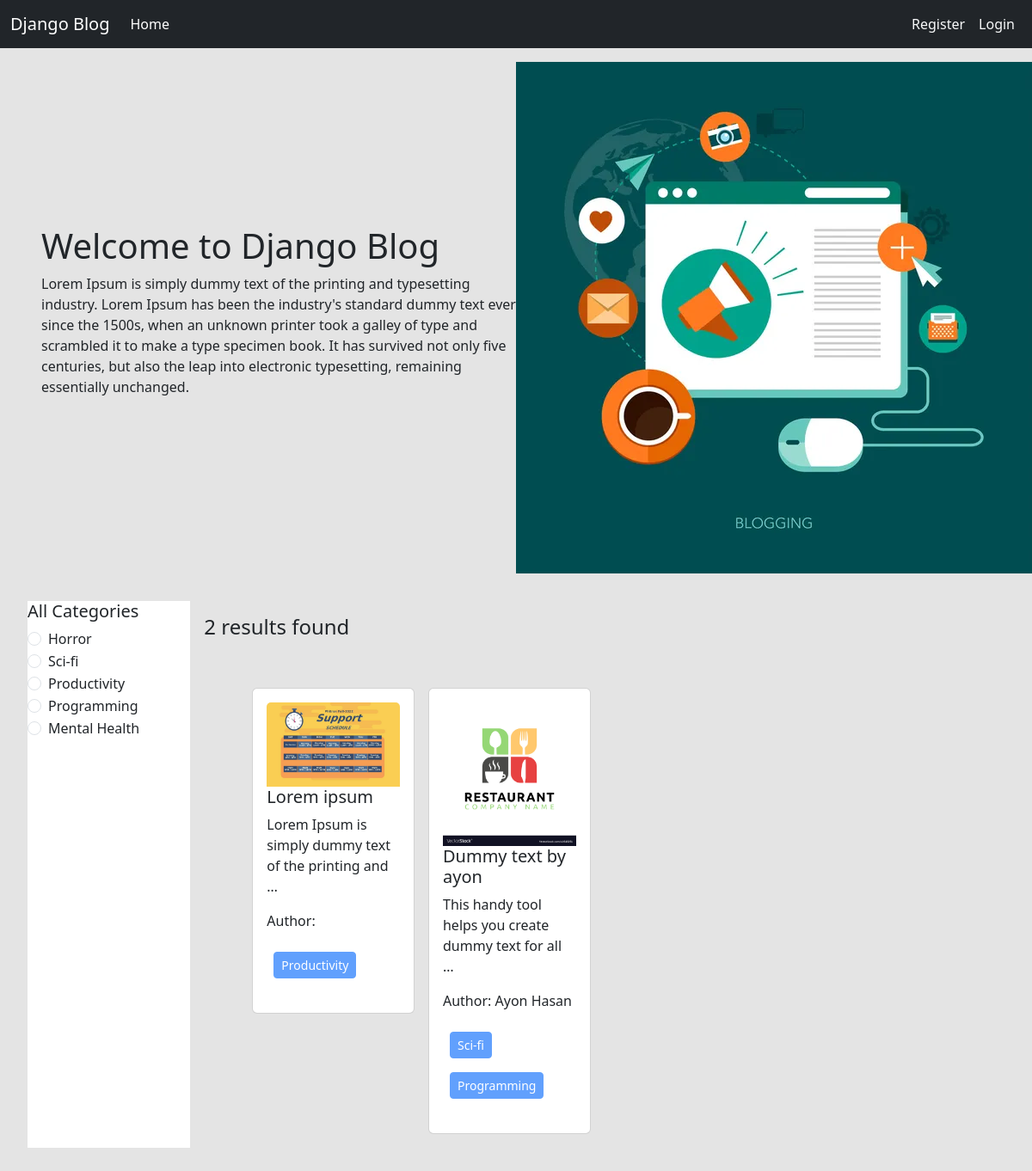
The page / on the database its author committed.
### categories/models.py (models this page shows, shortened)
class Category(models.Model):
    name = models.CharField(max_length=100)
    slug = models.SlugField(max_length=100, unique = True, null = True, blank = True)

### posts/models.py (models this page shows, shortened)
class Post(models.Model):
    title = models.CharField(max_length = 50)
    content = models.TextField()
    category = models.ManyToManyField(Category)
    author = models.ForeignKey(User, on_delete=models.CASCADE)
    image = models.ImageField(upload_to='posts/media/uploads/', blank=True, null=True)

### blog_project/views.py (the view)
# urls.py: 2. Add a URL to urlpatterns:  path('', views.home, name='home')
def home(request, category_slug = None):
    data = Post.objects.all()
    if category_slug is not None:
        category = Category.objects.get(slug = category_slug)
        data = Post.objects.filter(category = category)
    categories = Category.objects.all()
    return render(request, 'home.html', {'data': data, 'category': categories})

### templates/home.html
{% extends "base.html" %}
{% load static %}
{% block content %}
<div class="d-flex flex-wrap px-5 pt-3 align-items-center">
    <div class="col-6">
        <h1>Welcome to Django Blog</h1>
        <p>Lorem Ipsum is simply dummy
            text of the printing and typesetting industry.
            Lorem Ipsum has been the industry's standard
            dummy text ever since the 1500s, when an unknown
            printer took a galley of type and scrambled it to
            make a type specimen book. It has survived not only
            five centuries, but also the leap into electronic
            typesetting, remaining essentially unchanged.
        </p>
    </div>
    <div class="col-6">
        <img src="{% static "header.jpg" %}"/>
    </div>
</div>
    <div class="d-flex flex-wrap p-4 m-2">
        <div class="col-2 bg-white">
            <h5>All Categories</h5>
            {% for cat in category %}
                <div class="form-check">
                    <input class="form-check-input" type="radio" name="category" id="{{cat.id}}">
                    <label class="form-check-label" for="{{cat.id}}">
                    <a href="{% url 'category_wise_post' cat.slug %}" class="text-decoration-none text-dark">{{cat.name}}</a>
                    </label>
                </div>
            {% endfor %}
        </div>
        <div class="col-10 p-3">
            <h4>{{data | length}} results found</h4>
            <div class="d-flex flex-wrap px-5 pt-5">
                {% for post in data %}
                    <div class="col-sm-3 mb-3 mb-sm-0">
                        <div class="card mx-2 ">
                            <div class="card-body">
                                <img src="{{post.image.url}}" class="card-img-top" alt="...">
                                <h5 class="card-title"><a class='text-decoration-none text-dark' href="{% url 'detail_post' post.id %}">{{post.title}}</a></h5>
                                <p class="card-text">{{post.content | truncatewords:10}}</p>
                                <p>Author: {{post.author.first_name}} {{post.author.last_name}}</p>
                                <p>
                                    {% for i in post.category.all %}
                                        <button class="btn btn-primary btn-sm m-2" disabled>{{i.name}}</button>
                                    {% endfor %}
                                </p>
                            </div>
                        </div>
                    </div>
                {% endfor %}
            </div>
        </div>
    </div>
{% endblock content %}

### templates/base.html (shortened to what this page needs)
<!doctype html>
<html lang="en">
  <head>
    <link href="https://cdn.jsdelivr.net/npm/bootstrap@5.3.2/dist/css/bootstrap.min.css" rel="stylesheet">
  </head>
  <body style="background-color: #e4e4e4">
        <nav class="navbar navbar-expand-lg navbar-dark bg-dark">
            <div class="container-fluid">
            <a class="navbar-brand" href="#">Django Blog</a>
            <div class="collapse navbar-collapse" id="navbarSupportedContent">
                <ul class="navbar-nav me-auto mb-2 mb-lg-0">
                <li class="nav-item">
                    <a class="nav-link active" aria-current="page" href="{% url 'homepage' %}">Home</a>
                </li>
                </ul>
                <div class="d-flex">
                    <ul class="navbar-nav me-auto mb-2 mb-lg-0">
                        {% if request.user.is_authenticated %}
                            <li class="nav-item">
                                <a class="nav-link btn btn-warning text-light" href="{% url 'profile' %}">Profile</a>
                            </li>
                            <li class="nav-item">
                                <a class="nav-link btn btn-danger text-light" href="{% url 'user_logout' %}">Logout</a>
                            </li>
                        {% else %}
                            <li class="nav-item">
                                <a class="nav-link btn btn-warning text-light" href="{% url 'register' %}">Register</a>
                            </li>
                            <li class="nav-item">
                                <a class="nav-link btn btn-primary text-light" href="{% url 'user_login' %}">Login</a>
                            </li>
                        {% endif %}
                    </ul>
                </div>
            </div>
            </div>
        </nav>
        {% block content %}
        {% endblock content %}
  </body>
</html>

### rows shown on the page
Category: name "Horror"
Category: name "Sci-fi"
Category: name "Productivity"
Category: name "Programming"
Category: name "Mental Health"
Post: image (picture), title "Lorem ipsum", content "Lorem Ipsum is simply dummy text of the printing and …"
Post: image (picture), title "Dummy text by ayon", content "This handy tool helps you create dummy text for all …", author.first_name "Ayon", author.last_name "Hasan"

### other values the page prints
{{ data | length }} "2"
